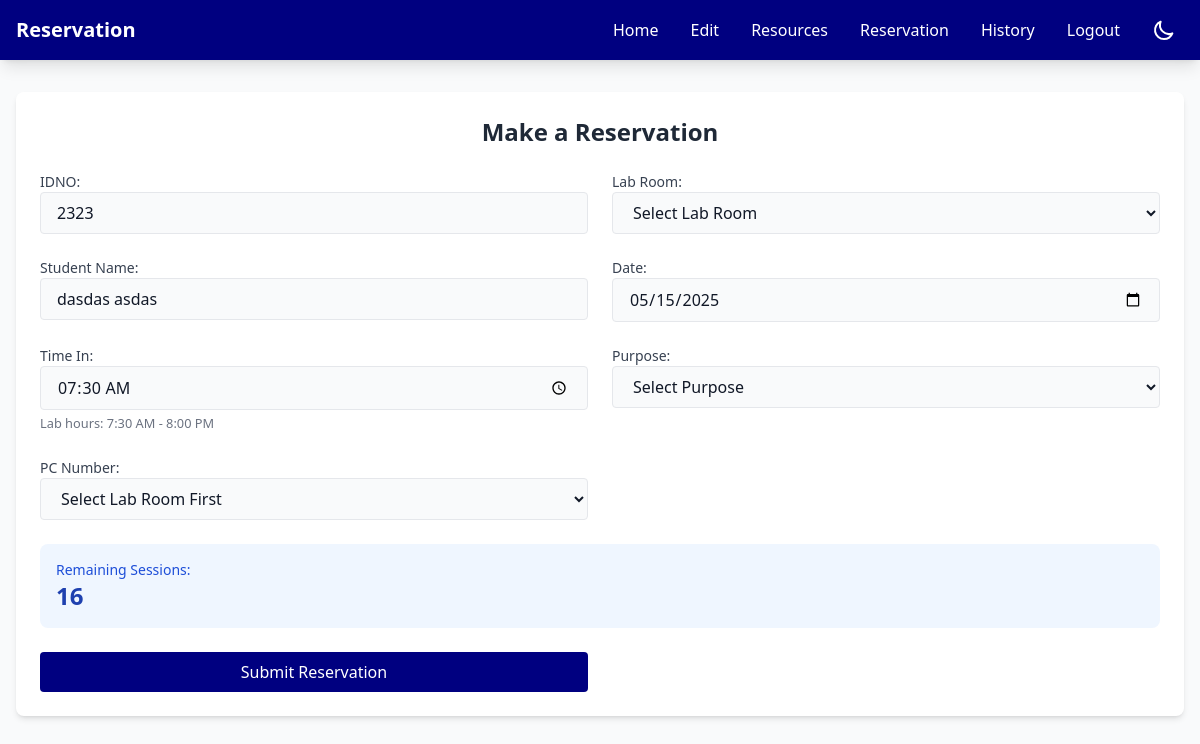
The app's page /reservation.php (signed in), older data.
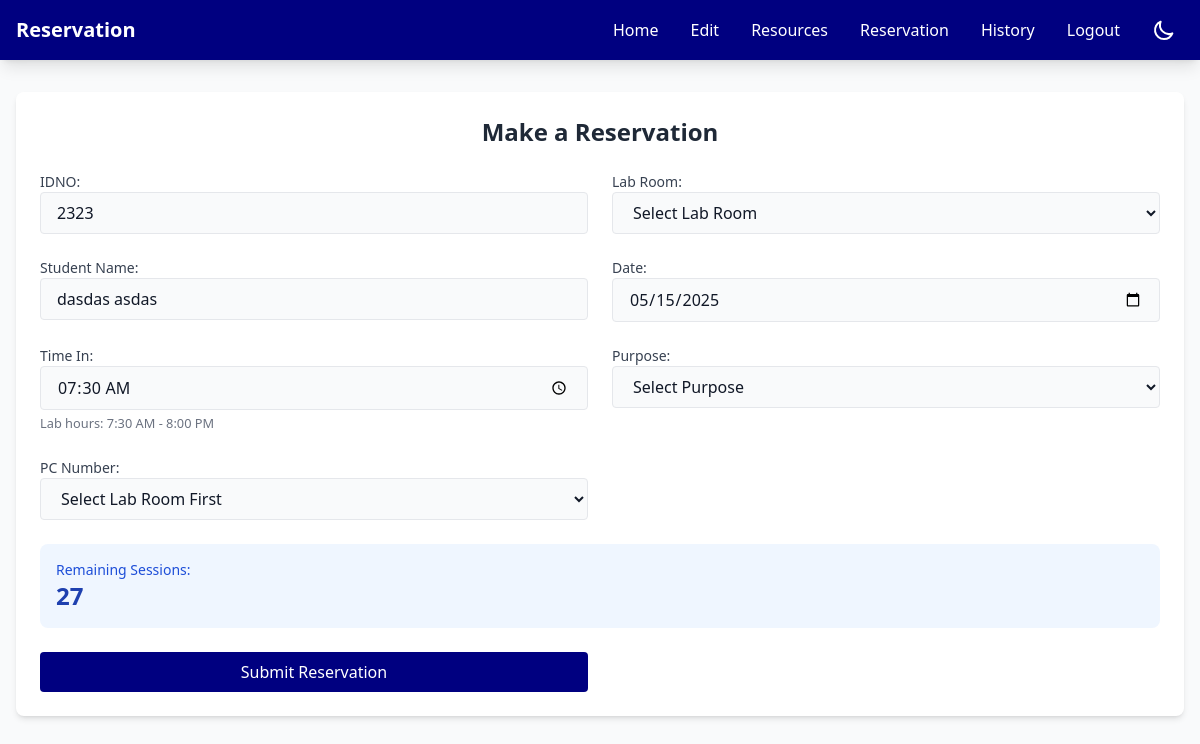
The same page, newer data.
### tables this page shows
CREATE TABLE `student_session` (
  `id_number` int(11) NOT NULL,
  `remaining_sessions` int(11) NOT NULL DEFAULT 30
);

### reservation.php (the view, shortened to what the changed rows need)
<?php
include 'header.php';
$servername = "localhost";
$username = "root";
$password = "";
$database = "users";
$conn = new mysqli($servername, $username, $password, $database);
$idno = $_SESSION['IDNO'];
$sql = "SELECT remaining_sessions FROM student_session WHERE id_number = ?";
$stmt = $conn->prepare($sql);
$stmt->bind_param("s", $idno);
$stmt->execute();
$result = $stmt->get_result();
$sessions = $result->fetch_assoc();
if (!$sessions) {
    $sql = "INSERT INTO student_session (id_number, remaining_sessions) VALUES (?, 30)";
    $stmt = $conn->prepare($sql);
    $stmt->bind_param("s", $idno);
    $stmt->execute();
    $remainingSessions = 30;
} else {
    $remainingSessions = $sessions['remaining_sessions'];
}
?>
<!DOCTYPE html>
<html lang="en" class="light">
<head>
    <link rel="stylesheet" href="css/user-dark-mode.css">
</head>
<body class="light">
    <div class="max-w-7xl mx-auto px-4 py-8">
        <div class="bg-white dark:bg-gray-800 rounded-lg shadow-md p-6 slide-in-top">
            <h2 class="text-2xl font-bold text-center text-gray-800 dark:text-white mb-6">Make a Reservation</h2>
            <form action="reservation.php" method="post" class="space-y-6">
                <div class="grid grid-cols-1 md:grid-cols-2 gap-6">
                    <div class="bg-blue-50 dark:bg-blue-900 p-4 rounded-lg col-span-2">
                        <label class="block text-sm font-medium text-blue-700 dark:text-blue-300">Remaining Sessions: </label>
                        <p class="text-2xl font-bold text-blue-800 dark:text-blue-100"><?php echo $remainingSessions; ?></p>
                    </div>
                </div>
            </form>
        </div>
    </div>
</body>
</html>

Row changes from the older to the newer data that the page shows:
changed student_session: remaining_sessions "16" → "27"
